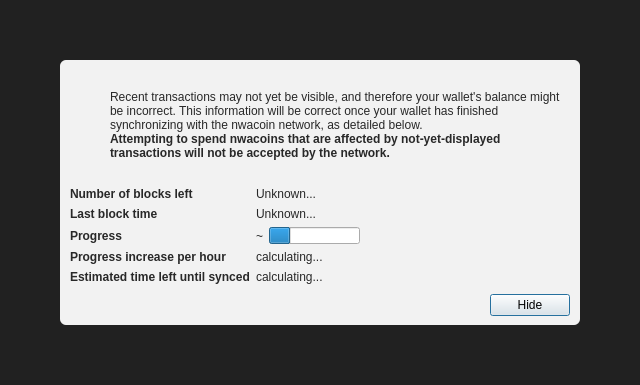
<?xml version="1.0" encoding="UTF-8"?>
<ui version="4.0">
 <class>ModalOverlay</class>
 <widget class="ModalOverlay" name="ModalOverlay">
  <property name="geometry">
   <rect>
    <x>0</x>
    <y>0</y>
    <width>640</width>
    <height>385</height>
   </rect>
  </property>
  <property name="windowTitle">
   <string>Form</string>
  </property>
  <layout class="QVBoxLayout" name="verticalLayout" stretch="0">
   <property name="sizeConstraint">
    <enum>QLayout::SetDefaultConstraint</enum>
   </property>
   <property name="leftMargin">
    <number>0</number>
   </property>
   <property name="topMargin">
    <number>0</number>
   </property>
   <property name="rightMargin">
    <number>0</number>
   </property>
   <property name="bottomMargin">
    <number>0</number>
   </property>
   <item>
    <widget class="QWidget" name="bgWidget" native="true">
     <property name="styleSheet">
      <string notr="true">#bgWidget { background: rgba(0,0,0,220); }</string>
     </property>
     <layout class="QVBoxLayout" name="verticalLayoutMain" stretch="1">
      <property name="leftMargin">
       <number>60</number>
      </property>
      <property name="topMargin">
       <number>60</number>
      </property>
      <property name="rightMargin">
       <number>60</number>
      </property>
      <property name="bottomMargin">
       <number>60</number>
      </property>
      <item>
       <widget class="QWidget" name="contentWidget" native="true">
        <property name="styleSheet">
         <string notr="true">#contentWidget { background: rgba(255,255,255,240); border-radius: 6px; }

QLabel { color: rgb(40,40,40);  }</string>
        </property>
        <layout class="QVBoxLayout" name="verticalLayoutSub" stretch="1,0,0,0">
         <property name="spacing">
          <number>0</number>
         </property>
         <property name="leftMargin">
          <number>10</number>
         </property>
         <property name="topMargin">
          <number>10</number>
         </property>
         <property name="rightMargin">
          <number>10</number>
         </property>
         <property name="bottomMargin">
          <number>10</number>
         </property>
         <item>
          <layout class="QHBoxLayout" name="horizontalLayoutIconText" stretch="0,1">
           <property name="topMargin">
            <number>20</number>
           </property>
           <item>
            <layout class="QVBoxLayout" name="verticalLayoutIcon">
             <property name="leftMargin">
              <number>0</number>
             </property>
             <item>
              <widget class="QPushButton" name="warningIcon">
               <property name="enabled">
                <bool>false</bool>
               </property>
               <property name="text">
                <string/>
               </property>
               <property name="icon">
                <iconset>
                 <normaloff>:/icons/warning</normaloff>
                 <disabledoff>:/icons/warning</disabledoff>:/icons/warning</iconset>
               </property>
               <property name="iconSize">
                <size>
                 <width>48</width>
                 <height>48</height>
                </size>
               </property>
               <property name="flat">
                <bool>true</bool>
               </property>
              </widget>
             </item>
             <item>
              <spacer name="verticalSpacerWarningIcon">
               <property name="orientation">
                <enum>Qt::Vertical</enum>
               </property>
               <property name="sizeHint" stdset="0">
                <size>
                 <width>20</width>
                 <height>40</height>
                </size>
               </property>
              </spacer>
             </item>
            </layout>
           </item>
           <item>
            <layout class="QVBoxLayout" name="verticalLayoutInfoText">
             <property name="leftMargin">
              <number>0</number>
             </property>
             <property name="topMargin">
              <number>0</number>
             </property>
             <item>
              <widget class="QLabel" name="infoText">
               <property name="text">
                <string>Recent transactions may not yet be visible, and therefore your wallet's balance might be incorrect. This information will be correct once your wallet has finished synchronizing with the nwacoin network, as detailed below.</string>
               </property>
               <property name="textFormat">
                <enum>Qt::RichText</enum>
               </property>
               <property name="wordWrap">
                <bool>true</bool>
               </property>
              </widget>
             </item>
             <item>
              <widget class="QLabel" name="infoTextStrong">
               <property name="font">
                <font>
                 <weight>75</weight>
                 <bold>true</bold>
                </font>
               </property>
               <property name="text">
                <string>Attempting to spend nwacoins that are affected by not-yet-displayed transactions will not be accepted by the network.</string>
               </property>
               <property name="textFormat">
                <enum>Qt::RichText</enum>
               </property>
               <property name="wordWrap">
                <bool>true</bool>
               </property>
              </widget>
             </item>
             <item>
              <spacer name="verticalSpacerInTextSpace">
               <property name="orientation">
                <enum>Qt::Vertical</enum>
               </property>
               <property name="sizeHint" stdset="0">
                <size>
                 <width>20</width>
                 <height>40</height>
                </size>
               </property>
              </spacer>
             </item>
            </layout>
           </item>
          </layout>
         </item>
         <item>
          <spacer name="verticalSpacerAfterText">
           <property name="orientation">
            <enum>Qt::Vertical</enum>
           </property>
           <property name="sizeHint" stdset="0">
            <size>
             <width>20</width>
             <height>40</height>
            </size>
           </property>
          </spacer>
         </item>
         <item>
          <layout class="QFormLayout" name="formLayout">
           <property name="fieldGrowthPolicy">
            <enum>QFormLayout::FieldsStayAtSizeHint</enum>
           </property>
           <property name="horizontalSpacing">
            <number>6</number>
           </property>
           <property name="verticalSpacing">
            <number>6</number>
           </property>
           <property name="topMargin">
            <number>10</number>
           </property>
           <item row="0" column="0">
            <widget class="QLabel" name="labelNumberOfBlocksLeft">
             <property name="font">
              <font>
               <weight>75</weight>
               <bold>true</bold>
              </font>
             </property>
             <property name="text">
              <string>Number of blocks left</string>
             </property>
            </widget>
           </item>
           <item row="0" column="1">
            <widget class="QLabel" name="numberOfBlocksLeft">
             <property name="text">
              <string>Unknown...</string>
             </property>
            </widget>
           </item>
           <item row="1" column="0">
            <widget class="QLabel" name="labelLastBlockTime">
             <property name="font">
              <font>
               <weight>75</weight>
               <bold>true</bold>
              </font>
             </property>
             <property name="text">
              <string>Last block time</string>
             </property>
            </widget>
           </item>
           <item row="1" column="1">
            <widget class="QLabel" name="newestBlockDate">
             <property name="sizePolicy">
              <sizepolicy hsizetype="Maximum" vsizetype="Preferred">
               <horstretch>0</horstretch>
               <verstretch>0</verstretch>
              </sizepolicy>
             </property>
             <property name="text">
              <string>Unknown...</string>
             </property>
            </widget>
           </item>
           <item row="2" column="0">
            <widget class="QLabel" name="labelSyncDone">
             <property name="font">
              <font>
               <weight>75</weight>
               <bold>true</bold>
              </font>
             </property>
             <property name="text">
              <string>Progress</string>
             </property>
            </widget>
           </item>
           <item row="2" column="1">
            <layout class="QHBoxLayout" name="horizontalLayoutSync" stretch="0,1">
             <item>
              <widget class="QLabel" name="percentageProgress">
               <property name="text">
                <string notr="true">~</string>
               </property>
              </widget>
             </item>
             <item>
              <widget class="QProgressBar" name="progressBar">
               <property name="value">
                <number>24</number>
               </property>
               <property name="format">
                <string/>
               </property>
              </widget>
             </item>
            </layout>
           </item>
           <item row="4" column="0">
            <widget class="QLabel" name="labelProgressIncrease">
             <property name="font">
              <font>
               <weight>75</weight>
               <bold>true</bold>
              </font>
             </property>
             <property name="text">
              <string>Progress increase per hour</string>
             </property>
            </widget>
           </item>
           <item row="4" column="1">
            <widget class="QLabel" name="progressIncreasePerH">
             <property name="text">
              <string>calculating...</string>
             </property>
            </widget>
           </item>
           <item row="5" column="0">
            <widget class="QLabel" name="labelEstimatedTimeLeft">
             <property name="font">
              <font>
               <weight>75</weight>
               <bold>true</bold>
              </font>
             </property>
             <property name="text">
              <string>Estimated time left until synced</string>
             </property>
            </widget>
           </item>
           <item row="5" column="1">
            <widget class="QLabel" name="expectedTimeLeft">
             <property name="text">
              <string>calculating...</string>
             </property>
            </widget>
           </item>
          </layout>
         </item>
         <item>
          <layout class="QHBoxLayout" name="horizontalLayoutButtons">
           <property name="leftMargin">
            <number>10</number>
           </property>
           <property name="topMargin">
            <number>10</number>
           </property>
           <item>
            <spacer name="horizontalSpacer">
             <property name="orientation">
              <enum>Qt::Horizontal</enum>
             </property>
             <property name="sizeHint" stdset="0">
              <size>
               <width>40</width>
               <height>20</height>
              </size>
             </property>
            </spacer>
           </item>
           <item>
            <widget class="QPushButton" name="closeButton">
             <property name="text">
              <string>Hide</string>
             </property>
             <property name="focusPolicy">
              <enum>Qt::StrongFocus</enum>
             </property>
             <property name="default">
              <bool>true</bool>
             </property>
            </widget>
           </item>
          </layout>
         </item>
        </layout>
       </widget>
      </item>
     </layout>
    </widget>
   </item>
  </layout>
 </widget>
 <customwidgets>
  <customwidget>
   <class>ModalOverlay</class>
   <extends>QWidget</extends>
   <header>qt/modaloverlay.h</header>
   <container>1</container>
  </customwidget>
 </customwidgets>
 <resources/>
 <connections/>
</ui>
